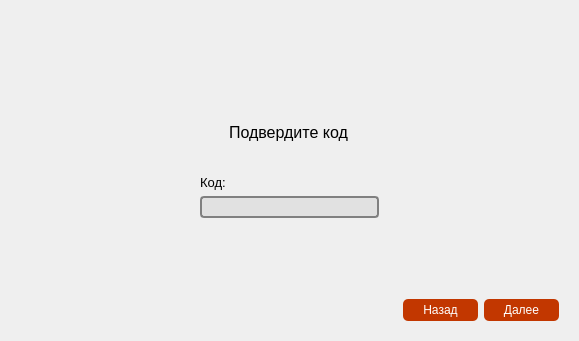
<?xml version="1.0" encoding="UTF-8"?>
<ui version="4.0">
 <class>RestoreAccount</class>
 <widget class="QWidget" name="RestoreAccount">
  <property name="geometry">
   <rect>
    <x>0</x>
    <y>0</y>
    <width>579</width>
    <height>341</height>
   </rect>
  </property>
  <property name="windowTitle">
   <string>Form</string>
  </property>
  <layout class="QGridLayout" name="gridLayout">
   <item row="0" column="0">
    <widget class="QStackedWidget" name="stackedWidget">
     <property name="minimumSize">
      <size>
       <width>75</width>
       <height>0</height>
      </size>
     </property>
     <property name="layoutDirection">
      <enum>Qt::LeftToRight</enum>
     </property>
     <property name="currentIndex">
      <number>1</number>
     </property>
     <widget class="QWidget" name="wgtStepOne">
      <layout class="QVBoxLayout" name="verticalLayout_2">
       <item>
        <spacer name="verticalSpacer_5">
         <property name="orientation">
          <enum>Qt::Vertical</enum>
         </property>
         <property name="sizeHint" stdset="0">
          <size>
           <width>20</width>
           <height>40</height>
          </size>
         </property>
        </spacer>
       </item>
       <item alignment="Qt::AlignHCenter">
        <widget class="QLabel" name="plblHeading">
         <property name="sizePolicy">
          <sizepolicy hsizetype="Preferred" vsizetype="MinimumExpanding">
           <horstretch>0</horstretch>
           <verstretch>0</verstretch>
          </sizepolicy>
         </property>
         <property name="font">
          <font>
           <pointsize>12</pointsize>
          </font>
         </property>
         <property name="text">
          <string>Для востановления учетной записи введиту электронную почту</string>
         </property>
        </widget>
       </item>
       <item>
        <layout class="QHBoxLayout" name="horizontalLayout_2">
         <item>
          <spacer name="horizontalSpacer_6">
           <property name="orientation">
            <enum>Qt::Horizontal</enum>
           </property>
           <property name="sizeHint" stdset="0">
            <size>
             <width>40</width>
             <height>20</height>
            </size>
           </property>
          </spacer>
         </item>
         <item>
          <layout class="QVBoxLayout" name="verticalLayout">
           <item>
            <widget class="QLabel" name="plblEmail">
             <property name="font">
              <font>
               <pointsize>10</pointsize>
              </font>
             </property>
             <property name="text">
              <string>E-mail:</string>
             </property>
            </widget>
           </item>
           <item>
            <widget class="QLineEdit" name="lineEditEmail">
             <property name="sizePolicy">
              <sizepolicy hsizetype="Expanding" vsizetype="Preferred">
               <horstretch>0</horstretch>
               <verstretch>0</verstretch>
              </sizepolicy>
             </property>
             <property name="minimumSize">
              <size>
               <width>0</width>
               <height>22</height>
              </size>
             </property>
             <property name="styleSheet">
              <string notr="true">QLineEdit {
	 border: 2px solid gray;
     border-radius: 4px;
     padding: 0 8px;
	 background-color: rgb(225, 225, 225);
	 color: rgb(48, 48, 48);
     selection-background-color: rgb(0, 170, 255);
}</string>
             </property>
            </widget>
           </item>
          </layout>
         </item>
         <item>
          <spacer name="horizontalSpacer_7">
           <property name="orientation">
            <enum>Qt::Horizontal</enum>
           </property>
           <property name="sizeHint" stdset="0">
            <size>
             <width>40</width>
             <height>20</height>
            </size>
           </property>
          </spacer>
         </item>
        </layout>
       </item>
       <item>
        <spacer name="verticalSpacer_3">
         <property name="orientation">
          <enum>Qt::Vertical</enum>
         </property>
         <property name="sizeHint" stdset="0">
          <size>
           <width>20</width>
           <height>40</height>
          </size>
         </property>
        </spacer>
       </item>
       <item>
        <layout class="QHBoxLayout" name="horizontalLayout_7">
         <item>
          <spacer name="horizontalSpacer">
           <property name="orientation">
            <enum>Qt::Horizontal</enum>
           </property>
           <property name="sizeHint" stdset="0">
            <size>
             <width>40</width>
             <height>20</height>
            </size>
           </property>
          </spacer>
         </item>
         <item>
          <widget class="QPushButton" name="pbtnCancel">
           <property name="sizePolicy">
            <sizepolicy hsizetype="Preferred" vsizetype="Preferred">
             <horstretch>0</horstretch>
             <verstretch>0</verstretch>
            </sizepolicy>
           </property>
           <property name="minimumSize">
            <size>
             <width>75</width>
             <height>22</height>
            </size>
           </property>
           <property name="cursor">
            <cursorShape>PointingHandCursor</cursorShape>
           </property>
           <property name="styleSheet">
            <string notr="true">QPushButton 
{
  	background-color: rgb(194, 55, 0);
  	color: white; 
	
	border-radius: 5px;
    border-color: beige;
}

QPushButton:hover 
{
	background-color: qlineargradient(spread:pad, x1:0, y1:0, x2:1, y2:0, stop:0 rgb(255, 125, 11), stop:1 rgb(255, 188, 17))
}
QPushButton:pressed {
     background-color: rgb(98, 98, 98);
     border-style: inset;
 }</string>
           </property>
           <property name="text">
            <string>Отмена</string>
           </property>
          </widget>
         </item>
         <item>
          <widget class="QPushButton" name="pbtnNext">
           <property name="sizePolicy">
            <sizepolicy hsizetype="Preferred" vsizetype="Preferred">
             <horstretch>0</horstretch>
             <verstretch>0</verstretch>
            </sizepolicy>
           </property>
           <property name="minimumSize">
            <size>
             <width>75</width>
             <height>22</height>
            </size>
           </property>
           <property name="cursor">
            <cursorShape>PointingHandCursor</cursorShape>
           </property>
           <property name="styleSheet">
            <string notr="true">QPushButton 
{
  	background-color: rgb(194, 55, 0);
  	color: white; 
	
	border-radius: 5px;
    border-color: beige;
}

QPushButton:hover 
{
	background-color: qlineargradient(spread:pad, x1:0, y1:0, x2:1, y2:0, stop:0 rgb(255, 125, 11), stop:1 rgb(255, 188, 17))
}
QPushButton:pressed {
     background-color: rgb(98, 98, 98);
     border-style: inset;
 }</string>
           </property>
           <property name="text">
            <string>Даллее</string>
           </property>
          </widget>
         </item>
        </layout>
       </item>
      </layout>
     </widget>
     <widget class="QWidget" name="wgtStepTwo">
      <layout class="QVBoxLayout" name="verticalLayout_4">
       <item>
        <spacer name="verticalSpacer_6">
         <property name="orientation">
          <enum>Qt::Vertical</enum>
         </property>
         <property name="sizeHint" stdset="0">
          <size>
           <width>20</width>
           <height>40</height>
          </size>
         </property>
        </spacer>
       </item>
       <item alignment="Qt::AlignHCenter">
        <widget class="QLabel" name="label_2">
         <property name="sizePolicy">
          <sizepolicy hsizetype="Preferred" vsizetype="MinimumExpanding">
           <horstretch>0</horstretch>
           <verstretch>0</verstretch>
          </sizepolicy>
         </property>
         <property name="font">
          <font>
           <pointsize>12</pointsize>
          </font>
         </property>
         <property name="text">
          <string>Подвердите код</string>
         </property>
        </widget>
       </item>
       <item>
        <layout class="QHBoxLayout" name="horizontalLayout">
         <item>
          <spacer name="horizontalSpacer_4">
           <property name="orientation">
            <enum>Qt::Horizontal</enum>
           </property>
           <property name="sizeHint" stdset="0">
            <size>
             <width>40</width>
             <height>20</height>
            </size>
           </property>
          </spacer>
         </item>
         <item>
          <layout class="QVBoxLayout" name="verticalLayout_3">
           <item>
            <widget class="QLabel" name="plblKod">
             <property name="font">
              <font>
               <pointsize>10</pointsize>
              </font>
             </property>
             <property name="text">
              <string>Код:</string>
             </property>
             <property name="alignment">
              <set>Qt::AlignLeading|Qt::AlignLeft|Qt::AlignVCenter</set>
             </property>
            </widget>
           </item>
           <item>
            <widget class="QLineEdit" name="lineEditKod">
             <property name="minimumSize">
              <size>
               <width>0</width>
               <height>22</height>
              </size>
             </property>
             <property name="styleSheet">
              <string notr="true">QLineEdit {
	 border: 2px solid gray;
     border-radius: 4px;
     padding: 0 8px;
	 background-color: rgb(225, 225, 225);
	 color: rgb(48, 48, 48);
     selection-background-color: rgb(0, 170, 255);
}</string>
             </property>
            </widget>
           </item>
          </layout>
         </item>
         <item>
          <spacer name="horizontalSpacer_5">
           <property name="orientation">
            <enum>Qt::Horizontal</enum>
           </property>
           <property name="sizeHint" stdset="0">
            <size>
             <width>40</width>
             <height>20</height>
            </size>
           </property>
          </spacer>
         </item>
        </layout>
       </item>
       <item>
        <spacer name="verticalSpacer_2">
         <property name="orientation">
          <enum>Qt::Vertical</enum>
         </property>
         <property name="sizeHint" stdset="0">
          <size>
           <width>20</width>
           <height>40</height>
          </size>
         </property>
        </spacer>
       </item>
       <item>
        <layout class="QHBoxLayout" name="horizontalLayout_5">
         <item>
          <spacer name="horizontalSpacer_2">
           <property name="orientation">
            <enum>Qt::Horizontal</enum>
           </property>
           <property name="sizeHint" stdset="0">
            <size>
             <width>40</width>
             <height>20</height>
            </size>
           </property>
          </spacer>
         </item>
         <item>
          <widget class="QPushButton" name="pbtnBack">
           <property name="minimumSize">
            <size>
             <width>75</width>
             <height>22</height>
            </size>
           </property>
           <property name="cursor">
            <cursorShape>OpenHandCursor</cursorShape>
           </property>
           <property name="styleSheet">
            <string notr="true">QPushButton 
{
  	background-color: rgb(194, 55, 0);
  	color: white; 
	
	border-radius: 5px;
    border-color: beige;
}

QPushButton:hover 
{
	background-color: qlineargradient(spread:pad, x1:0, y1:0, x2:1, y2:0, stop:0 rgb(255, 125, 11), stop:1 rgb(255, 188, 17))
}
QPushButton:pressed {
     background-color: rgb(98, 98, 98);
     border-style: inset;
 }</string>
           </property>
           <property name="text">
            <string>Назад</string>
           </property>
          </widget>
         </item>
         <item>
          <widget class="QPushButton" name="pbtnNext_2">
           <property name="minimumSize">
            <size>
             <width>75</width>
             <height>22</height>
            </size>
           </property>
           <property name="cursor">
            <cursorShape>OpenHandCursor</cursorShape>
           </property>
           <property name="styleSheet">
            <string notr="true">QPushButton 
{
  	background-color: rgb(194, 55, 0);
  	color: white; 
	
	border-radius: 5px;
    border-color: beige;
}

QPushButton:hover 
{
	background-color: qlineargradient(spread:pad, x1:0, y1:0, x2:1, y2:0, stop:0 rgb(255, 125, 11), stop:1 rgb(255, 188, 17))
}
QPushButton:pressed {
     background-color: rgb(98, 98, 98);
     border-style: inset;
 }</string>
           </property>
           <property name="text">
            <string>Далее</string>
           </property>
          </widget>
         </item>
        </layout>
       </item>
      </layout>
     </widget>
     <widget class="QWidget" name="wgtStepThree">
      <layout class="QVBoxLayout" name="verticalLayout_6">
       <item>
        <spacer name="verticalSpacer_4">
         <property name="orientation">
          <enum>Qt::Vertical</enum>
         </property>
         <property name="sizeHint" stdset="0">
          <size>
           <width>20</width>
           <height>40</height>
          </size>
         </property>
        </spacer>
       </item>
       <item alignment="Qt::AlignHCenter">
        <widget class="QLabel" name="label">
         <property name="sizePolicy">
          <sizepolicy hsizetype="Preferred" vsizetype="MinimumExpanding">
           <horstretch>0</horstretch>
           <verstretch>0</verstretch>
          </sizepolicy>
         </property>
         <property name="font">
          <font>
           <pointsize>12</pointsize>
          </font>
         </property>
         <property name="text">
          <string>Введите новый пароль</string>
         </property>
        </widget>
       </item>
       <item>
        <layout class="QHBoxLayout" name="horizontalLayout_4">
         <item>
          <spacer name="horizontalSpacer_8">
           <property name="orientation">
            <enum>Qt::Horizontal</enum>
           </property>
           <property name="sizeHint" stdset="0">
            <size>
             <width>40</width>
             <height>20</height>
            </size>
           </property>
          </spacer>
         </item>
         <item>
          <layout class="QVBoxLayout" name="verticalLayout_5">
           <item>
            <widget class="QLabel" name="plblPassword">
             <property name="text">
              <string>Пароль:</string>
             </property>
            </widget>
           </item>
           <item>
            <widget class="QLineEdit" name="lineEditPassword">
             <property name="minimumSize">
              <size>
               <width>0</width>
               <height>22</height>
              </size>
             </property>
             <property name="styleSheet">
              <string notr="true">QLineEdit {
	 border: 2px solid gray;
     border-radius: 4px;
     padding: 0 8px;
	 background-color: rgb(225, 225, 225);
	 color: rgb(48, 48, 48);
     selection-background-color: rgb(0, 170, 255);
}</string>
             </property>
             <property name="echoMode">
              <enum>QLineEdit::Password</enum>
             </property>
            </widget>
           </item>
           <item>
            <widget class="QLabel" name="plblConfirmPassword">
             <property name="text">
              <string>Подтвердить пароль:</string>
             </property>
            </widget>
           </item>
           <item>
            <widget class="QLineEdit" name="lineEditConfirmPassword">
             <property name="minimumSize">
              <size>
               <width>0</width>
               <height>22</height>
              </size>
             </property>
             <property name="styleSheet">
              <string notr="true">QLineEdit {
	 border: 2px solid gray;
     border-radius: 4px;
     padding: 0 8px;
	 background-color: rgb(225, 225, 225);
	 color: rgb(48, 48, 48);
     selection-background-color: rgb(0, 170, 255);
}</string>
             </property>
             <property name="echoMode">
              <enum>QLineEdit::Password</enum>
             </property>
            </widget>
           </item>
           <item>
            <widget class="QCheckBox" name="checkBoxViewPssword">
             <property name="sizePolicy">
              <sizepolicy hsizetype="Minimum" vsizetype="Preferred">
               <horstretch>0</horstretch>
               <verstretch>0</verstretch>
              </sizepolicy>
             </property>
             <property name="cursor">
              <cursorShape>PointingHandCursor</cursorShape>
             </property>
             <property name="layoutDirection">
              <enum>Qt::LeftToRight</enum>
             </property>
             <property name="text">
              <string>Показать пароль</string>
             </property>
            </widget>
           </item>
          </layout>
         </item>
         <item>
          <spacer name="horizontalSpacer_9">
           <property name="orientation">
            <enum>Qt::Horizontal</enum>
           </property>
           <property name="sizeHint" stdset="0">
            <size>
             <width>40</width>
             <height>20</height>
            </size>
           </property>
          </spacer>
         </item>
        </layout>
       </item>
       <item>
        <spacer name="verticalSpacer">
         <property name="orientation">
          <enum>Qt::Vertical</enum>
         </property>
         <property name="sizeHint" stdset="0">
          <size>
           <width>20</width>
           <height>40</height>
          </size>
         </property>
        </spacer>
       </item>
       <item>
        <layout class="QHBoxLayout" name="horizontalLayout_3">
         <item>
          <spacer name="horizontalSpacer_3">
           <property name="orientation">
            <enum>Qt::Horizontal</enum>
           </property>
           <property name="sizeHint" stdset="0">
            <size>
             <width>40</width>
             <height>20</height>
            </size>
           </property>
          </spacer>
         </item>
         <item>
          <widget class="QPushButton" name="pbtnCancel_2">
           <property name="minimumSize">
            <size>
             <width>75</width>
             <height>22</height>
            </size>
           </property>
           <property name="cursor">
            <cursorShape>PointingHandCursor</cursorShape>
           </property>
           <property name="styleSheet">
            <string notr="true">QPushButton 
{
  	background-color: rgb(194, 55, 0);
  	color: white; 
	
	border-radius: 5px;
    border-color: beige;
}

QPushButton:hover 
{
	background-color: qlineargradient(spread:pad, x1:0, y1:0, x2:1, y2:0, stop:0 rgb(255, 125, 11), stop:1 rgb(255, 188, 17))
}
QPushButton:pressed {
     background-color: rgb(98, 98, 98);
     border-style: inset;
 }</string>
           </property>
           <property name="text">
            <string>Отмена</string>
           </property>
          </widget>
         </item>
         <item>
          <widget class="QPushButton" name="pbtnRestore">
           <property name="minimumSize">
            <size>
             <width>75</width>
             <height>22</height>
            </size>
           </property>
           <property name="cursor">
            <cursorShape>PointingHandCursor</cursorShape>
           </property>
           <property name="styleSheet">
            <string notr="true">QPushButton 
{
  	background-color: rgb(194, 55, 0);
  	color: white; 
	
	border-radius: 5px;
    border-color: beige;
}

QPushButton:hover 
{
	background-color: qlineargradient(spread:pad, x1:0, y1:0, x2:1, y2:0, stop:0 rgb(255, 125, 11), stop:1 rgb(255, 188, 17))
}
QPushButton:pressed {
     background-color: rgb(98, 98, 98);
     border-style: inset;
 }</string>
           </property>
           <property name="text">
            <string>Востановить</string>
           </property>
          </widget>
         </item>
        </layout>
       </item>
      </layout>
     </widget>
    </widget>
   </item>
  </layout>
 </widget>
 <resources/>
 <connections/>
</ui>
